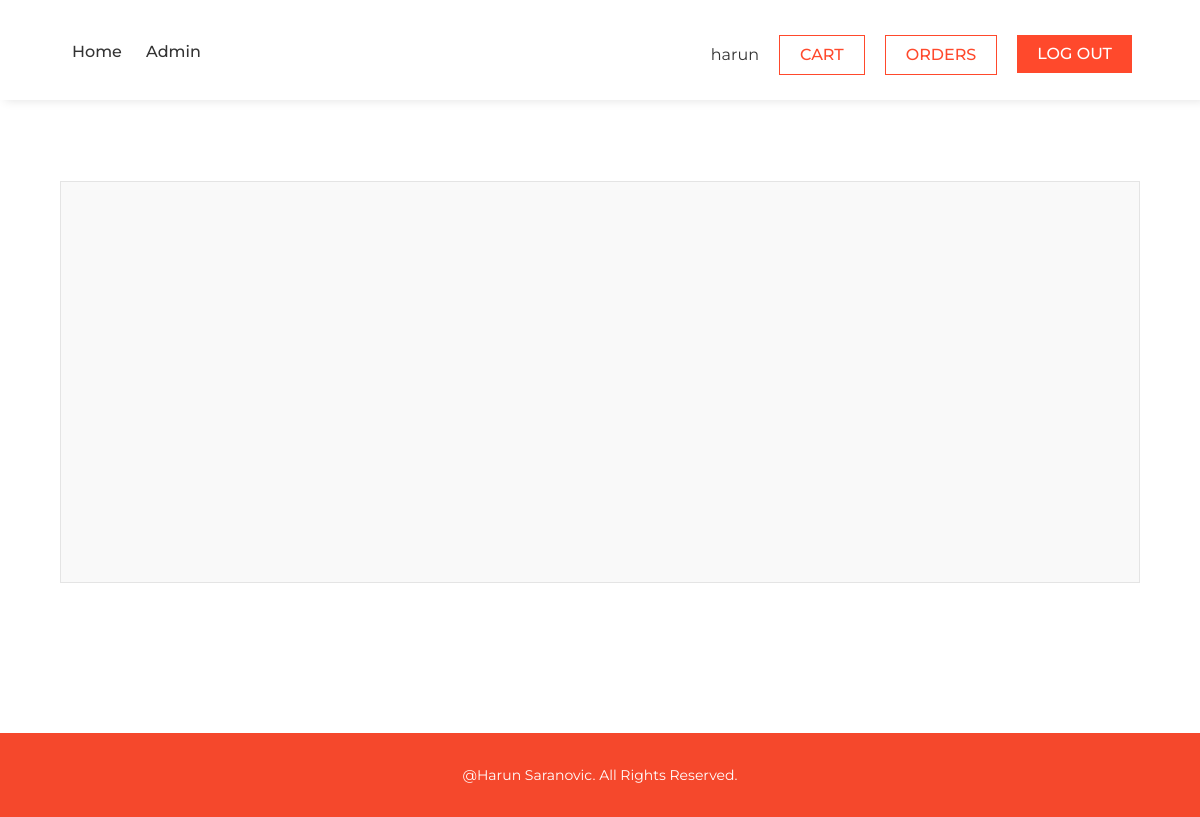
The app's page /orders.php (signed in), older data.
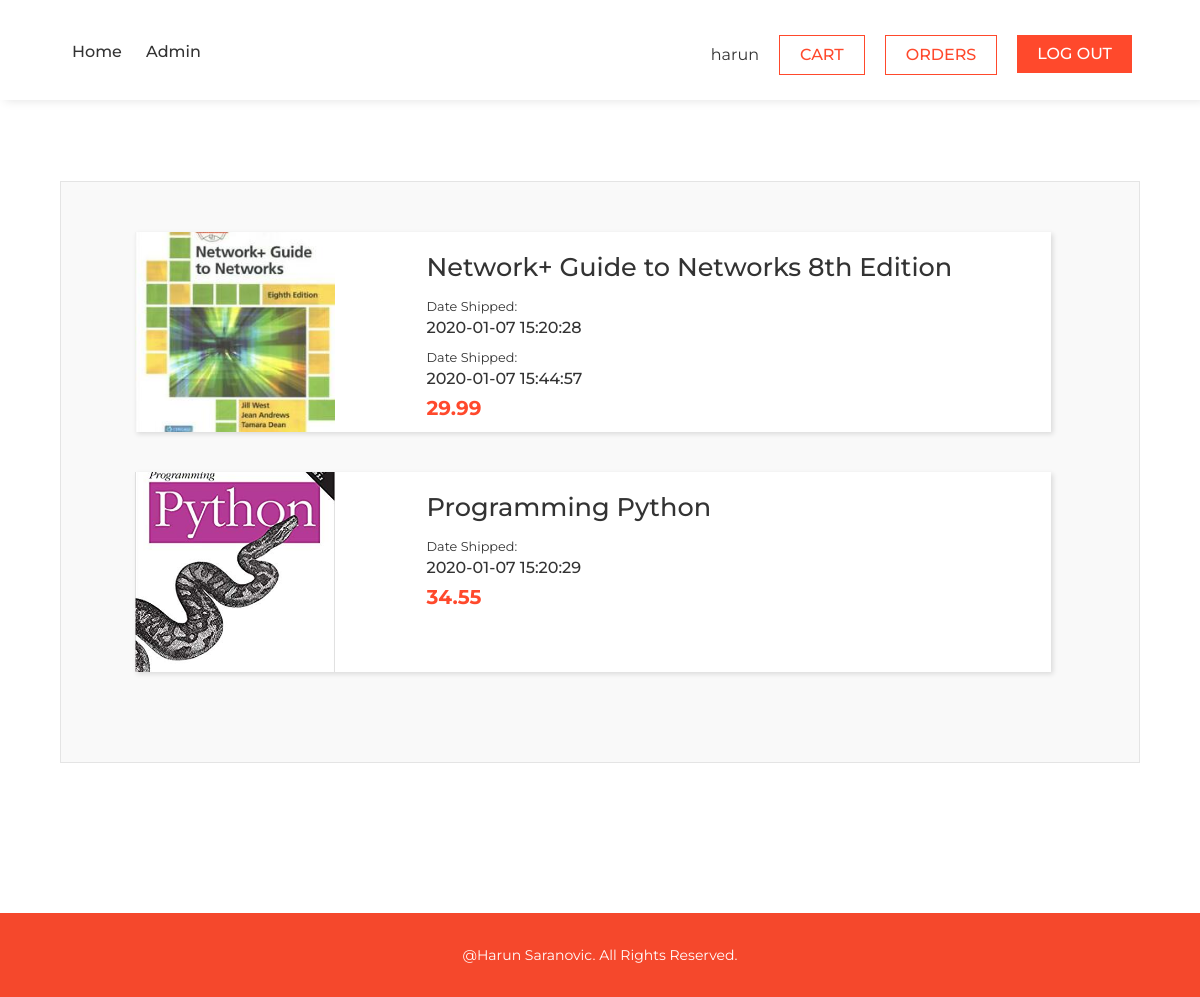
The same page, newer data.
### tables this page shows
CREATE TABLE `orders` (
  `order_id` int(11) NOT NULL,
  `items_id` varchar(300) NOT NULL,
  `customer_id` int(11) NOT NULL,
  `date_shipped` datetime NOT NULL DEFAULT CURRENT_TIMESTAMP,
  `date_delivered` datetime DEFAULT NULL
);

CREATE TABLE `items` (
  `item_id` int(11) NOT NULL,
  `item_name` varchar(40) NOT NULL,
  `description` varchar(300) NOT NULL,
  `price` float NOT NULL,
  `category` tinyint(4) NOT NULL,
  `availability` tinyint(1) NOT NULL DEFAULT '1',
  `image` varchar(20) NOT NULL
);

### orders.php (the view, shortened to what this page needs)
<?php
include 'connect.php';
$sqlquery = "SELECT * FROM orders INNER JOIN items ON orders.items_id = items.item_id WHERE orders.customer_id ='" . $_SESSION['id'] . "'";
$items = mysqli_query($conn, $sqlquery);
?>
<!doctype html>
<html lang="en">
  <head>
    <link rel="stylesheet" href="https://stackpath.bootstrapcdn.com/bootstrap/4.2.1/css/bootstrap.min.css">
    <link rel="stylesheet" href="scripts/jquery-ui-1.12.1/jquery-ui.min.css">
    <link rel="stylesheet" href="https://use.fontawesome.com/releases/v5.7.1/css/all.css">
    <link rel="stylesheet" href="assets/main.css">
  </head>
  <body>
  <?php include 'incl/header.php'; ?>
  <div class="cart-holder">
    <div class="cart-items date-items">
      <?php
      while($item = $items->fetch_array()){
      ?>
      <div class="box">
        <div class="box-img" style="background-image: url(img/<?php echo $item['image']; ?>)"></div>
        <div class="box-header">
          <h3><?php echo $item['item_name']; ?></h3>
        </div>
        <div class="dates">
          <span>Date Shipped:</span>
          <h5><?php echo $item['date_shipped']; ?></h5>
          <?php if(isset($item['date_delivered'])){ ?>
            <span>Date Shipped:</span>
            <h5><?php echo $item['date_delivered']; ?></h5>
          <?php } ?>
        </div>
        <div class="box-price">
          <h5><?php echo $item['price']; ?></h5>
        </div>
      </div>
      <?php
      }?>
    </div>
  </div>
  <footer>
    <span>@Harun Saranovic. All Rights Reserved.</span>
  </footer>
  </body>
  </html>

Row changes from the older to the newer data that the page shows:
added orders: items.image (picture), items.item_name "Network+ Guide to Networks 8th Edition", date_shipped "2020-01-07 15:20:28", date_delivered "2020-01-07 15:44:57", items.price "29.99"
added orders: items.image (picture), items.item_name "Programming Python", date_shipped "2020-01-07 15:20:29", items.price "34.55"
